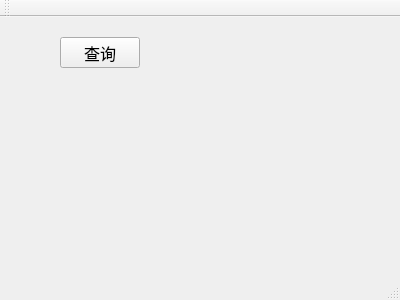
<?xml version="1.0" encoding="UTF-8"?>
<ui version="4.0">
 <class>MainWindow</class>
 <widget class="QMainWindow" name="MainWindow">
  <property name="geometry">
   <rect>
    <x>0</x>
    <y>0</y>
    <width>400</width>
    <height>300</height>
   </rect>
  </property>
  <property name="windowTitle">
   <string>MainWindow</string>
  </property>
  <widget class="QWidget" name="centralWidget">
   <widget class="QPushButton" name="pushButton">
    <property name="geometry">
     <rect>
      <x>60</x>
      <y>20</y>
      <width>80</width>
      <height>31</height>
     </rect>
    </property>
    <property name="font">
     <font>
      <family>Agency FB</family>
      <pointsize>12</pointsize>
     </font>
    </property>
    <property name="text">
     <string>查询</string>
    </property>
   </widget>
  </widget>
  <widget class="QMenuBar" name="menuBar">
   <property name="geometry">
    <rect>
     <x>0</x>
     <y>0</y>
     <width>400</width>
     <height>22</height>
    </rect>
   </property>
  </widget>
  <widget class="QToolBar" name="mainToolBar">
   <attribute name="toolBarArea">
    <enum>TopToolBarArea</enum>
   </attribute>
   <attribute name="toolBarBreak">
    <bool>false</bool>
   </attribute>
  </widget>
  <widget class="QStatusBar" name="statusBar"/>
 </widget>
 <layoutdefault spacing="6" margin="11"/>
 <resources/>
 <connections/>
</ui>
